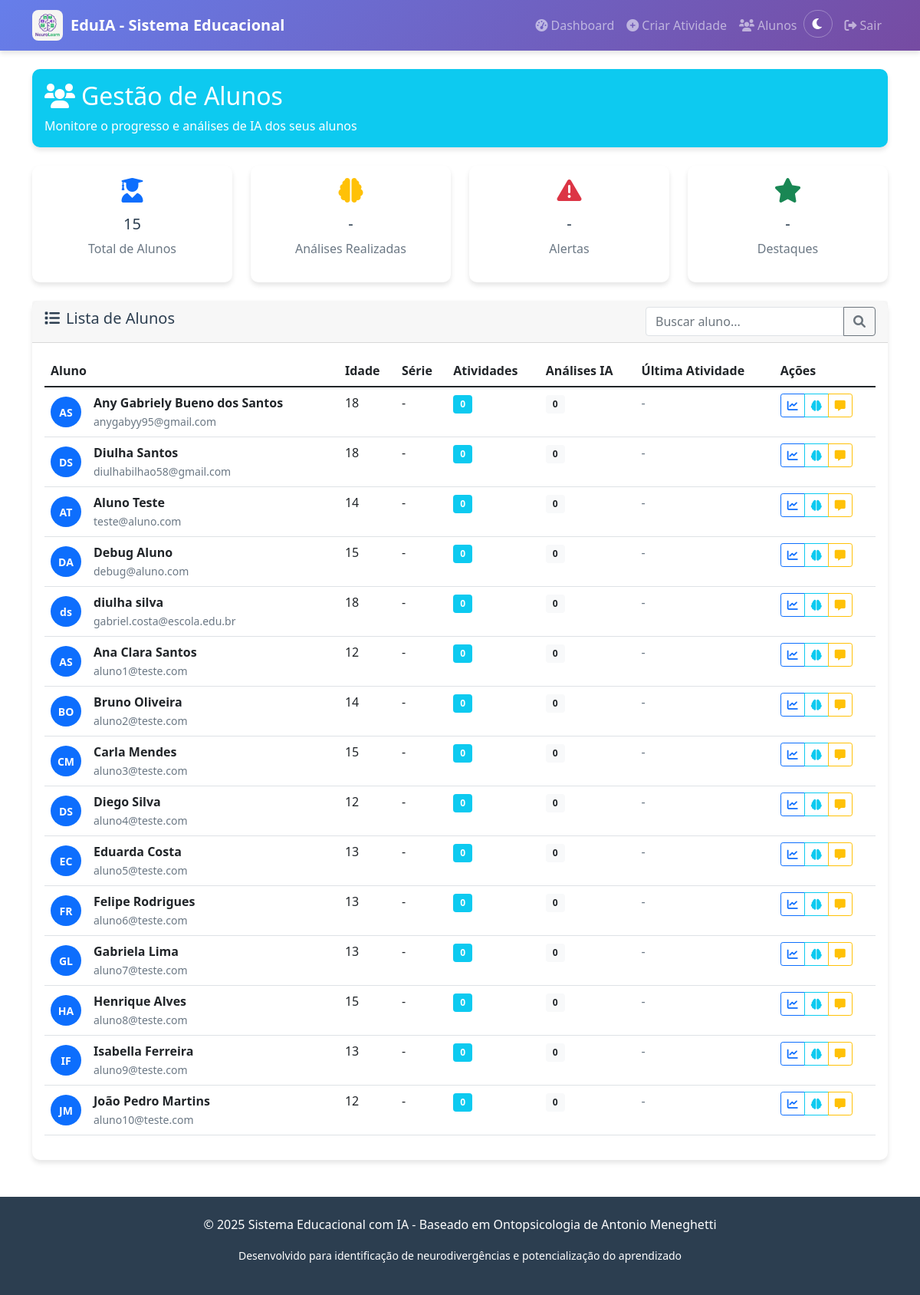
The page /alunos (signed in) on the database its author committed.
### app.py (models this page shows)
class Aluno(db.Model):
    id = db.Column(db.Integer, primary_key=True)
    usuario_id = db.Column(db.Integer, db.ForeignKey('usuario.id'), nullable=False)
    email_escola = db.Column(db.String(100))  # ID da escola ou email escolar
    serie_ano = db.Column(db.String(20), nullable=False)
    professor_responsavel = db.Column(db.String(100), nullable=False)
    idade = db.Column(db.Integer, nullable=False)
    questionario_completo = db.Column(db.Boolean, default=False)
    perfil_gerado = db.Column(db.Boolean, default=False)
    observacoes = db.Column(db.Text)
    usuario = db.relationship('Usuario', backref=db.backref('aluno_perfil', uselist=False))

class Usuario(db.Model):
    id = db.Column(db.Integer, primary_key=True)
    nome = db.Column(db.String(100), nullable=False)
    email = db.Column(db.String(100), unique=True, nullable=False)
    senha_hash = db.Column(db.String(100), nullable=False)
    tipo = db.Column(db.String(20), nullable=False)  # 'professor' ou 'aluno'
    data_criacao = db.Column(db.DateTime, default=datetime.utcnow)

### app.py (the view)
@app.route('/alunos')
def listar_alunos():
    if 'usuario_id' not in session or session['tipo'] != 'professor':
        return redirect(url_for('login'))
    alunos = Aluno.query.all()
    return render_template('listar_alunos.html', alunos=alunos)

### templates/listar_alunos.html (shortened to what this page needs)
{% extends "base.html" %}
{% block content %}
<div class="row mb-4">
    <div class="col-12">
        <div class="card card-custom bg-info text-white">
            <div class="card-body">
                <h2><i class="fas fa-users me-2"></i>Gestão de Alunos</h2>
                <p class="mb-0">Monitore o progresso e análises de IA dos seus alunos</p>
            </div>
        </div>
    </div>
</div>
<div class="row mb-4">
    <div class="col-md-3">
        <div class="card card-custom text-center">
            <div class="card-body">
                <i class="fas fa-user-graduate fa-2x text-primary mb-3"></i>
                <h5>{{ alunos|length }}</h5>
                <p class="text-muted">Total de Alunos</p>
            </div>
        </div>
    </div>
    <div class="col-md-3">
        <div class="card card-custom text-center">
            <div class="card-body">
                <i class="fas fa-brain fa-2x text-warning mb-3"></i>
                <h5>-</h5>
                <p class="text-muted">Análises Realizadas</p>
            </div>
        </div>
    </div>
    <div class="col-md-3">
        <div class="card card-custom text-center">
            <div class="card-body">
                <i class="fas fa-exclamation-triangle fa-2x text-danger mb-3"></i>
                <h5>-</h5>
                <p class="text-muted">Alertas</p>
            </div>
        </div>
    </div>
    <div class="col-md-3">
        <div class="card card-custom text-center">
            <div class="card-body">
                <i class="fas fa-star fa-2x text-success mb-3"></i>
                <h5>-</h5>
                <p class="text-muted">Destaques</p>
            </div>
        </div>
    </div>
</div>
<div class="row">
    <div class="col-12">
        <div class="card card-custom">
            <div class="card-header d-flex justify-content-between align-items-center">
                <h5><i class="fas fa-list me-2"></i>Lista de Alunos</h5>
                <div class="input-group" style="width: 300px;">
                    <input type="text" class="form-control" id="filtroAluno" placeholder="Buscar aluno...">
                    <button class="btn btn-outline-secondary" type="button" id="btnFiltrar">
                        <i class="fas fa-search"></i>
                    </button>
                </div>
            </div>
            <div class="card-body">
                {% if alunos %}
                    <div class="table-responsive">
                        <table class="table table-hover" id="tabelaAlunos">
                            <thead>
                                <tr>
                                    <th>Aluno</th>
                                    <th>Idade</th>
                                    <th>Série</th>
                                    <th>Atividades</th>
                                    <th>Análises IA</th>
                                    <th>Última Atividade</th>
                                    <th>Ações</th>
                                </tr>
                            </thead>
                            <tbody>
                                {% for aluno in alunos %}
                                <tr>
                                    <td>
                                        <div class="d-flex align-items-center">
                                            <div class="avatar-circle bg-primary text-white me-3">
                                                {{ aluno.usuario.nome.split()[0][0] }}{{ aluno.usuario.nome.split()[-1][0] if aluno.usuario.nome.split()|length > 1 else '' }}
                                            </div>
                                            <div>
                                                <strong>{{ aluno.usuario.nome }}</strong><br>
                                                <small class="text-muted">{{ aluno.usuario.email }}</small>
                                            </div>
                                        </div>
                                    </td>
                                    <td>{{ aluno.idade or '-' }}</td>
                                    <td>{{ aluno.serie or '-' }}</td>
                                    <td>
                                        <span class="badge bg-info">{{ aluno.respostas|length }}</span>
                                    </td>
                                    <td>
                                        {% if aluno.analises|length > 0 %}
                                            <span class="badge bg-success">{{ aluno.analises|length }}</span>
                                        {% else %}
                                            <span class="badge bg-light text-dark">0</span>
                                        {% endif %}
                                    </td>
                                    <td>
                                        {% if aluno.respostas %}
                                            {{ aluno.respostas[-1].data_envio.strftime('%d/%m/%Y') }}
                                        {% else %}
                                            <span class="text-muted">-</span>
                                        {% endif %}
                                    </td>
                                    <td>
                                        <div class="btn-group" role="group">
                                            <a href="{{ url_for('relatorio_aluno', aluno_id=aluno.id) }}"
                                               class="btn btn-outline-primary btn-sm"
                                               title="Ver Relatório">
                                                <i class="fas fa-chart-line"></i>
                                            </a>
                                            <button class="btn btn-outline-info btn-sm"
                                                    onclick="verAnalises({{ aluno.id }})"
                                                    title="Análises IA">
                                                <i class="fas fa-brain"></i>
                                            </button>
                                            <button class="btn btn-outline-warning btn-sm"
                                                    onclick="enviarMensagem({{ aluno.id }})"
                                                    title="Enviar Mensagem">
                                                <i class="fas fa-message"></i>
                                            </button>
                                        </div>
                                    </td>
                                </tr>
                                {% endfor %}
                            </tbody>
                        </table>
                    </div>
                {% else %}
                    <div class="text-center py-5">
                        <i class="fas fa-user-plus fa-3x text-muted mb-3"></i>
                        <h5 class="text-muted">Nenhum aluno cadastrado</h5>
                        <p class="text-muted">Os alunos aparecerão aqui quando se cadastrarem na plataforma</p>
                    </div>
                {% endif %}
            </div>
        </div>
    </div>
</div>
{% endblock %}

### templates/base.html (shortened to what this page needs)
<!DOCTYPE html>
<html lang="pt-BR">
<head>
    <link href="https://cdn.jsdelivr.net/npm/bootstrap@5.1.3/dist/css/bootstrap.min.css" rel="stylesheet">
    <link href="https://cdnjs.cloudflare.com/ajax/libs/font-awesome/6.0.0/css/all.min.css" rel="stylesheet">
</head>
<body>
    <nav class="navbar navbar-expand-lg navbar-dark navbar-custom">
        <div class="container">
            <a class="navbar-brand" href="{{ url_for('index') }}">
                <img src="{{ url_for('static', filename='logo.jpg') }}" alt="EduIA Logo" class="logo" onerror="this.style.display='none'; this.nextElementSibling.style.display='inline';">
                EduIA - Sistema Educacional
            </a>
            <div class="collapse navbar-collapse" id="navbarNav">
                <ul class="navbar-nav ms-auto">
                    {% if session.usuario_id %}
                        {% if session.tipo == 'professor' %}
                            <li class="nav-item">
                                <a class="nav-link" href="{{ url_for('dashboard_professor') }}"><i class="fas fa-tachometer-alt me-1"></i>Dashboard</a>
                            </li>
                            <li class="nav-item">
                                <a class="nav-link" href="{{ url_for('criar_atividade') }}"><i class="fas fa-plus-circle me-1"></i>Criar Atividade</a>
                            </li>
                            <li class="nav-item">
                                <a class="nav-link" href="{{ url_for('listar_alunos') }}"><i class="fas fa-users me-1"></i>Alunos</a>
                            </li>
                        {% endif %}
                        <li class="nav-item">
                            <button class="btn dark-mode-toggle me-2" onclick="toggleDarkMode()" id="darkModeToggle">
                                <i class="fas fa-moon" id="darkModeIcon"></i>
                            </button>
                        </li>
                        <li class="nav-item">
                            <a class="nav-link" href="{{ url_for('logout') }}"><i class="fas fa-sign-out-alt me-1"></i>Sair</a>
                        </li>
                    {% endif %}
                </ul>
            </div>
        </div>
    </nav>
    <main class="container mt-4">
        {% block content %}{% endblock %}
    </main>
    <footer class="footer mt-5 py-4">
        <div class="container text-center">
            <p>&copy; 2025 Sistema Educacional com IA - Baseado em Ontopsicologia de Antonio Meneghetti</p>
            <p><small>Desenvolvido para identificação de neurodivergências e potencialização do aprendizado</small></p>
        </div>
    </footer>
</body>
</html>

### templates/base.html (style rules this page uses)
:root { --primary-color: #667eea; --secondary-color: #764ba2; --accent-color: #ffecd2; --text-color: #2c3e50; --bg-color: #ffffff; --card-bg: #ffffff; --navbar-bg: linear-gradient(135deg, #667eea 0%, #764ba2 100%); --footer-bg: #2c3e50; --border-color: #dee2e6; --shadow: 0 4px 6px rgba(0, 0, 0, 0.1); }
body { background-color: var(--bg-color); color: var(--text-color); transition: background-color 0.3s ease, color 0.3s ease; }
.navbar-custom { background: var(--navbar-bg); box-shadow: var(--shadow); }
.navbar-brand { display: flex; align-items: center; font-weight: bold; }
.navbar-brand .logo { width: 40px; height: 40px; margin-right: 10px; border-radius: 8px; object-fit: cover; }
.card { background-color: var(--card-bg); border: 1px solid var(--border-color); box-shadow: var(--shadow); border-radius: 10px; transition: all 0.3s ease; }
.card-custom { background-color: var(--card-bg); border: none; border-radius: 10px; box-shadow: var(--shadow); }
.footer { background-color: var(--footer-bg); color: white; margin-top: auto; }
.dark-mode-toggle { background: none; border: 1px solid rgba(255, 255, 255, 0.3); color: white; padding: 5px 10px; border-radius: 20px; transition: all 0.3s ease; }
.form-control, .form-select { background-color: var(--card-bg); border-color: var(--border-color); color: var(--text-color); }
.text-muted { color: var(--text-color) !important; opacity: 0.7; }
.badge { font-size: 0.75em; padding: 0.5em 0.75em; }
.font-normal { font-size: 1rem; }

### templates/listar_alunos.html (style rules this page uses)
.avatar-circle { width: 40px; height: 40px; border-radius: 50%; display: flex; align-items: center; justify-content: center; font-weight: bold; font-size: 14px; }

### rows shown on the page
Aluno: usuario.nome "A", usuario.nome.split|length "S", usuario.nome "Any Gabriely Bueno dos Santos", usuario.email "anygabyy95@gmail.com", idade "18", serie "-", respostas|length "0"
Aluno: usuario.nome "D", usuario.nome.split|length "S", usuario.nome "Diulha Santos", usuario.email "diulhabilhao58@gmail.com", idade "18", serie "-", respostas|length "0"
Aluno: usuario.nome "A", usuario.nome.split|length "T", usuario.nome "Aluno Teste", usuario.email "teste@aluno.com", idade "14", serie "-", respostas|length "0"
Aluno: usuario.nome "D", usuario.nome.split|length "A", usuario.nome "Debug Aluno", usuario.email "debug@aluno.com", idade "15", serie "-", respostas|length "0"
Aluno: usuario.nome "d", usuario.nome.split|length "s", usuario.nome "diulha silva", usuario.email "gabriel.costa@escola.edu.br", idade "18", serie "-", respostas|length "0"
Aluno: usuario.nome "A", usuario.nome.split|length "S", usuario.nome "Ana Clara Santos", usuario.email "aluno1@teste.com", idade "12", serie "-", respostas|length "0"
Aluno: usuario.nome "B", usuario.nome.split|length "O", usuario.nome "Bruno Oliveira", usuario.email "aluno2@teste.com", idade "14", serie "-", respostas|length "0"
Aluno: usuario.nome "C", usuario.nome.split|length "M", usuario.nome "Carla Mendes", usuario.email "aluno3@teste.com", idade "15", serie "-", respostas|length "0"
Aluno: usuario.nome "D", usuario.nome.split|length "S", usuario.nome "Diego Silva", usuario.email "aluno4@teste.com", idade "12", serie "-", respostas|length "0"
Aluno: usuario.nome "E", usuario.nome.split|length "C", usuario.nome "Eduarda Costa", usuario.email "aluno5@teste.com", idade "13", serie "-", respostas|length "0"
Aluno: usuario.nome "F", usuario.nome.split|length "R", usuario.nome "Felipe Rodrigues", usuario.email "aluno6@teste.com", idade "13", serie "-", respostas|length "0"
Aluno: usuario.nome "G", usuario.nome.split|length "L", usuario.nome "Gabriela Lima", usuario.email "aluno7@teste.com", idade "13", serie "-", respostas|length "0"
Aluno: usuario.nome "H", usuario.nome.split|length "A", usuario.nome "Henrique Alves", usuario.email "aluno8@teste.com", idade "15", serie "-", respostas|length "0"
Aluno: usuario.nome "I", usuario.nome.split|length "F", usuario.nome "Isabella Ferreira", usuario.email "aluno9@teste.com", idade "13", serie "-", respostas|length "0"
Aluno: usuario.nome "J", usuario.nome.split|length "M", usuario.nome "João Pedro Martins", usuario.email "aluno10@teste.com", idade "12", serie "-", respostas|length "0"

### other values the page prints
{{ alunos|length }} "15"
